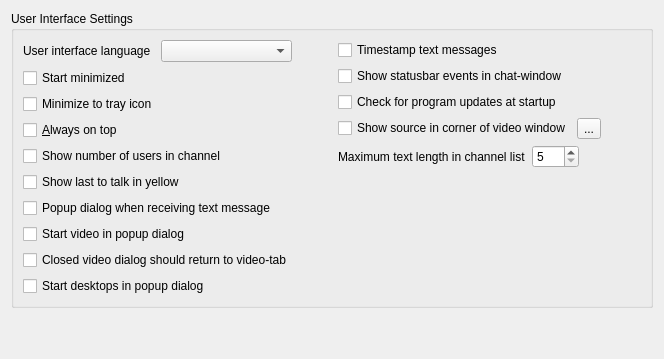
     <widget class="QWidget" name="displayTab">
      <attribute name="title">
       <string>Display</string>
      </attribute>
      <layout class="QVBoxLayout" name="verticalLayout_9">
       <item>
        <widget class="QGroupBox" name="groupBox_3">
         <property name="title">
          <string>User Interface Settings</string>
         </property>
         <layout class="QHBoxLayout" name="horizontalLayout_18">
          <item>
           <layout class="QVBoxLayout" name="verticalLayout">
            <item>
             <layout class="QHBoxLayout" name="horizontalLayout_17">
              <item>
               <widget class="QLabel" name="label_5">
                <property name="text">
                 <string>User interface language</string>
                </property>
                <property name="buddy">
                 <cstring>languageBox</cstring>
                </property>
               </widget>
              </item>
              <item>
               <widget class="QComboBox" name="languageBox"/>
              </item>
             </layout>
            </item>
            <item>
             <widget class="QCheckBox" name="startminimizedChkBox">
              <property name="text">
               <string>Start minimized</string>
              </property>
             </widget>
            </item>
            <item>
             <widget class="QCheckBox" name="trayChkBox">
              <property name="text">
               <string>Minimize to tray icon</string>
              </property>
             </widget>
            </item>
            <item>
             <widget class="QCheckBox" name="alwaysontopChkBox">
              <property name="text">
               <string>&amp;Always on top</string>
              </property>
             </widget>
            </item>
            <item>
             <widget class="QCheckBox" name="usercountChkBox">
              <property name="text">
               <string>Show number of users in channel</string>
              </property>
             </widget>
            </item>
            <item>
             <widget class="QCheckBox" name="lasttalkChkBox">
              <property name="text">
               <string>Show last to talk in yellow</string>
              </property>
             </widget>
            </item>
            <item>
             <widget class="QCheckBox" name="msgpopupChkBox">
              <property name="text">
               <string>Popup dialog when receiving text message</string>
              </property>
             </widget>
            </item>
            <item>
             <widget class="QCheckBox" name="videodlgChkBox">
              <property name="text">
               <string>Start video in popup dialog</string>
              </property>
             </widget>
            </item>
            <item>
             <widget class="QCheckBox" name="returnvidChkBox">
              <property name="text">
               <string>Closed video dialog should return to video-tab</string>
              </property>
             </widget>
            </item>
            <item>
             <widget class="QCheckBox" name="desktopdlgChkBox">
              <property name="text">
               <string>Start desktops in popup dialog</string>
              </property>
             </widget>
            </item>
           </layout>
          </item>
          <item>
           <spacer name="horizontalSpacer_20">
            <property name="orientation">
             <enum>Qt::Horizontal</enum>
            </property>
            <property name="sizeHint" stdset="0">
             <size>
              <width>40</width>
              <height>20</height>
             </size>
            </property>
           </spacer>
          </item>
          <item>
           <layout class="QVBoxLayout" name="verticalLayout_4">
            <item>
             <widget class="QCheckBox" name="msgtimestampChkBox">
              <property name="text">
               <string>Timestamp text messages</string>
              </property>
             </widget>
            </item>
            <item>
             <widget class="QCheckBox" name="logstatusbarChkBox">
              <property name="text">
               <string>Show statusbar events in chat-window</string>
              </property>
             </widget>
            </item>
            <item>
             <widget class="QCheckBox" name="updatesChkBox">
              <property name="text">
               <string>Check for program updates at startup</string>
              </property>
             </widget>
            </item>
            <item>
             <layout class="QHBoxLayout" name="horizontalLayout_15">
              <property name="spacing">
               <number>6</number>
              </property>
              <item>
               <widget class="QCheckBox" name="vidtextChkBox">
                <property name="text">
                 <string>Show source in corner of video window</string>
                </property>
               </widget>
              </item>
              <item>
               <widget class="QToolButton" name="vidtextsrcToolBtn">
                <property name="text">
                 <string>...</string>
                </property>
               </widget>
              </item>
              <item>
               <spacer name="horizontalSpacer_19">
                <property name="orientation">
                 <enum>Qt::Horizontal</enum>
                </property>
                <property name="sizeHint" stdset="0">
                 <size>
                  <width>40</width>
                  <height>20</height>
                 </size>
                </property>
               </spacer>
              </item>
             </layout>
            </item>
            <item>
             <layout class="QHBoxLayout" name="horizontalLayout_16">
              <item>
               <widget class="QLabel" name="label_39">
                <property name="text">
                 <string>Maximum text length in channel list</string>
                </property>
               </widget>
              </item>
              <item>
               <widget class="QSpinBox" name="maxtextSpinBox">
                <property name="sizePolicy">
                 <sizepolicy hsizetype="Fixed" vsizetype="Fixed">
                  <horstretch>0</horstretch>
                  <verstretch>0</verstretch>
                 </sizepolicy>
                </property>
                <property name="minimum">
                 <number>5</number>
                </property>
                <property name="maximum">
                 <number>512</number>
                </property>
               </widget>
              </item>
              <item>
               <spacer name="horizontalSpacer_18">
                <property name="orientation">
                 <enum>Qt::Horizontal</enum>
                </property>
                <property name="sizeHint" stdset="0">
                 <size>
                  <width>40</width>
                  <height>20</height>
                 </size>
                </property>
               </spacer>
              </item>
             </layout>
            </item>
            <item>
             <spacer name="verticalSpacer_8">
              <property name="orientation">
               <enum>Qt::Vertical</enum>
              </property>
              <property name="sizeHint" stdset="0">
               <size>
                <width>20</width>
                <height>40</height>
               </size>
              </property>
             </spacer>
            </item>
           </layout>
          </item>
         </layout>
        </widget>
       </item>
       <item>
        <spacer name="verticalSpacer_6">
         <property name="orientation">
          <enum>Qt::Vertical</enum>
         </property>
         <property name="sizeHint" stdset="0">
          <size>
           <width>20</width>
           <height>40</height>
          </size>
         </property>
        </spacer>
       </item>
      </layout>
     </widget>
